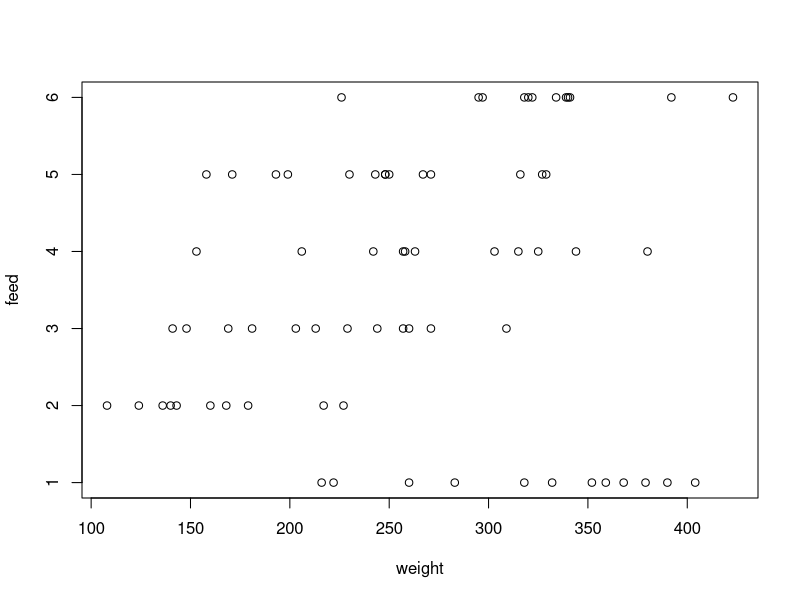
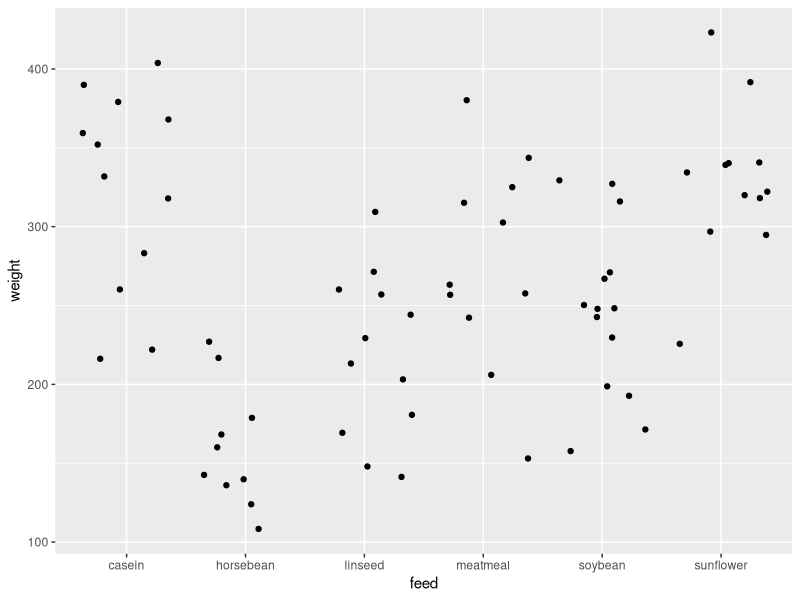
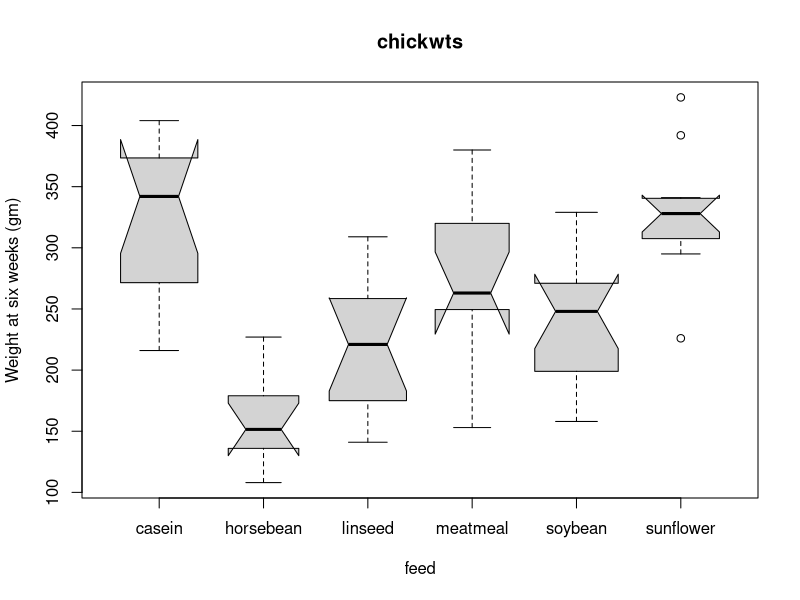

Generate these figures, in order, with R:
library(tidyverse)
#read.csv(chickwts)
#chickwts <- read_csv ("chickwts.csv")
glimpse(chickwts)
summary(chickwts)
plot(chickwts)

chickwts %>%
  group_by(feed) %>%
  summarise(n = n(), Avg=mean(weight), SD = sd(weight))



ggplot(chickwts,aes(x=feed, y=weight)) + 
  geom_jitter() + 
  stat_summary(fun.data = mean_sdl,
               fun.args = list(mult=1),
               color="red")


#measure and compare feed supplements on the growth rate of chickens

require(stats); require(graphics)
boxplot(weight ~ feed, data = chickwts, col = "lightgray",
        varwidth = TRUE, notch = TRUE, main = "chickwts",
        ylab = "Weight at six weeks (gm)")
anova(lm(weight ~ feed, data = chickwts))


